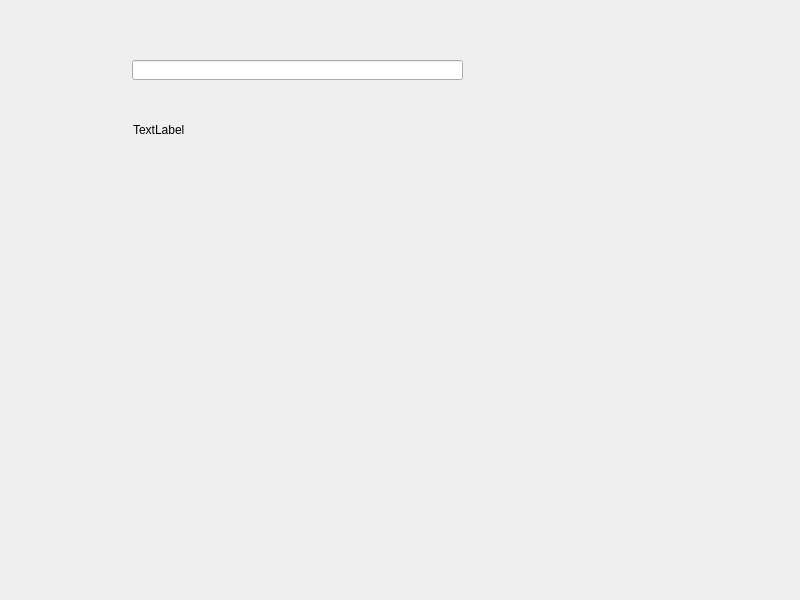
<?xml version="1.0" encoding="UTF-8"?>
<ui version="4.0">
 <class>Widget</class>
 <widget class="QWidget" name="Widget">
  <property name="geometry">
   <rect>
    <x>0</x>
    <y>0</y>
    <width>800</width>
    <height>600</height>
   </rect>
  </property>
  <property name="windowTitle">
   <string>Widget</string>
  </property>
  <widget class="QLineEdit" name="lineEdit">
   <property name="geometry">
    <rect>
     <x>132</x>
     <y>60</y>
     <width>331</width>
     <height>20</height>
    </rect>
   </property>
  </widget>
  <widget class="QLabel" name="label">
   <property name="geometry">
    <rect>
     <x>133</x>
     <y>120</y>
     <width>331</width>
     <height>20</height>
    </rect>
   </property>
   <property name="text">
    <string>TextLabel</string>
   </property>
  </widget>
 </widget>
 <resources/>
 <connections/>
</ui>
